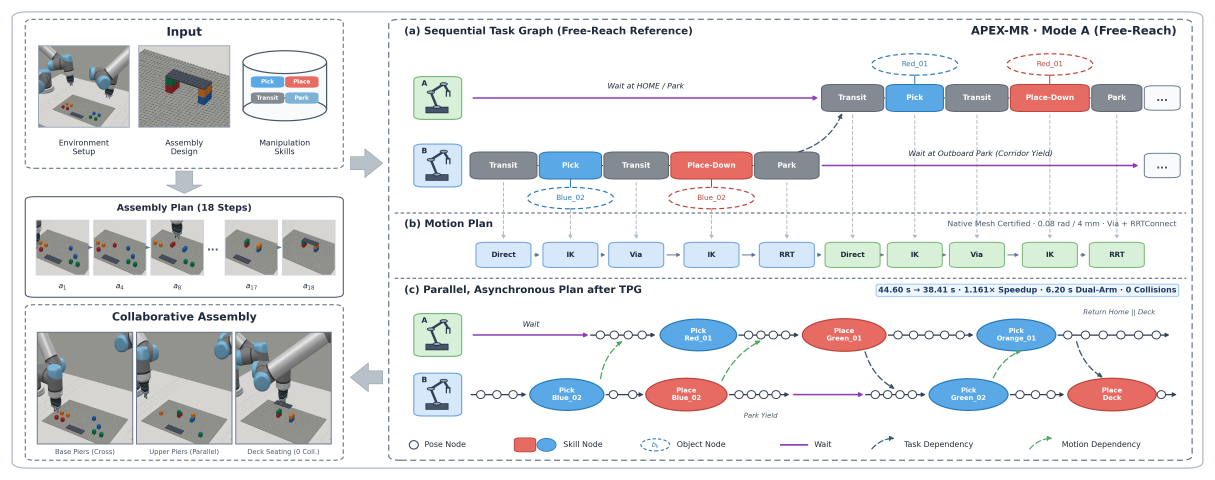
#> input picture frozen_v135_algorithm_and_ppt/ppt_and_media/paper_figures/fig_apex_mr_mode_a.png, 4860 x 1920 px, given in place of env_setup.png, which was not available (shown at 1/4 size)
$ python render_apex_mr_arch_figures.py
#> lines starting #> are read from the running program, lines starting #| are printed output that depends on the picture
"""Generate publication-grade APEX-MR architecture figures (replicating the original paper's Fig. 2 style)
for all three verified dual-arm LEGO bridge scenarios:
  1. Mode A (Free-Reach Parallel Assembly, 18 steps, 1.161x speedup)
  2. Mode B (Strict-Zone + 4x Mid-Air Handover, 22 steps, 1.250x speedup)
  3. Online Recovery (Mode A Prefix -> Fault Barrier -> db77489 Graph Repair -> 4x Handover Suffix)

All embedded photographs are extracted directly from the verified CoppeliaSim MP4 videos.
"""

from __future__ import annotations

import math
import pathlib
import subprocess

import matplotlib
matplotlib.use("Agg")
import matplotlib.pyplot as plt
from matplotlib.patches import FancyBboxPatch, FancyArrowPatch, Ellipse, Circle, Polygon, Rectangle
import numpy as np
from PIL import Image, ImageOps


ROOT = pathlib.Path(r"d:\APEX_MR_Plus\dualarm_skillnet\results\sim_v1_3\motion_v135\showcases\lego_bridge_9blocks")
OUT_DIR = ROOT / "paper_figures"
FRAME_DIR = OUT_DIR / "frames"
OUT_DIR.mkdir(parents=True, exist_ok=True)
FRAME_DIR.mkdir(parents=True, exist_ok=True)

plt.rcParams.update({
    "font.family": "sans-serif",
    "font.sans-serif": ["DejaVu Sans", "Arial", "Helvetica"],
    "mathtext.fontset": "dejavusans",
    "axes.unicode_minus": False,
})

# Harmonized academic palette matching APEX-MR Figure 2
C_BG_BORDER = "#B0BAC5"
C_PANEL_DASH = "#64748B"
C_ARROW_BIG = "#B8C0C8"

C_ARM_A_BG = "#D8F0D8"
C_ARM_A_EDGE = "#78B878"
C_ARM_B_BG = "#D6E8FA"
C_ARM_B_EDGE = "#6FA4DC"

C_TRANSIT = "#848A92"
C_TRANSIT_EDGE = "#636870"
C_PICK = "#5AA9E6"
C_PICK_EDGE = "#2B7AB8"
C_PLACE = "#E56B63"
C_PLACE_EDGE = "#BC433C"
C_HANDOVER = "#F3C64F"
C_HANDOVER_EDGE = "#C9991F"
C_WAIT = "#8E3CB8"
C_TASK_DEP = "#3B556E"
C_MOTION_DEP = "#4EA860"
C_FAULT = "#C0392B"
C_FAULT_BG = "#FDEDEC"
C_TEXT = "#1E293B"
C_MUTED = "#475569"


def grab_frame(video_path: pathlib.Path, time_s: float, out_path: pathlib.Path) -> pathlib.Path:
#> called with time_s = 0.2
    cmd = [
        "ffmpeg", "-y", "-ss", f"{time_s:.3f}", "-i", str(video_path),
        "-frames:v", "1", "-q:v", "2", str(out_path)
    ]
    subprocess.run(
        cmd, check=True, stdout=subprocess.DEVNULL, stderr=subprocess.DEVNULL,
        creationflags=getattr(subprocess, "CREATE_NO_WINDOW", 0),
    )
#> (this line was passed over: subprocess is not available in this run)
    return out_path


def crop_pil(img_path: pathlib.Path, box_frac: tuple[float, float, float, float], target_size: tuple[int, int]) -> np.ndarray:
#> called with box_frac = (0.04, 0.11, 0.96, 0.98), target_size = (360, 290)
    im = Image.open(img_path).convert("RGB")
    w, h = im.size
    x0, y0, x1, y1 = box_frac
    crop = im.crop((int(w * x0), int(h * y0), int(w * x1), int(h * y1)))
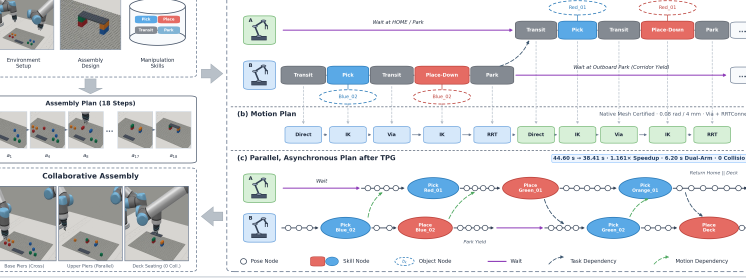
#> crop: PIL image 4471x1670 RGB (shown at 1/6 size); mean R, G, B 226.5, 227.2, 229.5
    crop = ImageOps.fit(crop, target_size, method=Image.Resampling.LANCZOS)
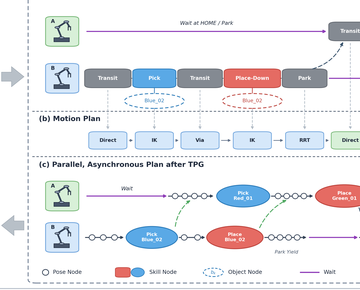
#> crop: PIL image 360x290 RGB; mean R, G, B 235.5, 236, 239.3
    return np.asarray(crop)


# [71 lines left out: functions draw_robot_badge, draw_skills_cylinder, draw_big_block_arrow, not called in this run]


def place_image_box(ax, img_arr: np.ndarray, x: float, y: float, w: float, h: float, border_color="#94A3B8", lw=0.9):
    ax.imshow(img_arr, extent=(x, x + w, y, y + h), aspect="auto", zorder=5, interpolation="lanczos")
    ax.add_patch(Rectangle((x, y), w, h, facecolor="none", edgecolor=border_color, lw=lw, zorder=6))


# [345 lines left out: functions draw_rect_skill, draw_oval_skill, draw_object_node, draw_pose_chain, draw_wait_line, draw_curved_dep and 1 more, not called in this run]


def prepare_all_frames():
    va = ROOT / "mode_a/videos/mode_a_free_reach.mp4"
    vb = ROOT / "mode_b/videos/mode_b_strict_zones_handover.mp4"
    vbc = ROOT / "mode_b/videos/mode_b_handovers_closeup.mp4"
    vr = ROOT / "recovery_demo/videos/recovery_mode_a_to_b.mp4"

    f_env = grab_frame(va, 0.2, FRAME_DIR / "env_setup.png")
    f_end = grab_frame(va, 58.8, FRAME_DIR / "bridge_design.png")

    BOX_ENV = (0.04, 0.11, 0.96, 0.98)
    BOX_DESIGN = (0.37, 0.62, 0.63, 0.87)
    BOX_PLATE = (0.28, 0.56, 0.72, 0.97)
    BOX_ACTION = (0.14, 0.13, 0.86, 0.96)
    BOX_CLOSEUP = (0.08, 0.11, 0.92, 0.96)

    img_env = crop_pil(f_env, BOX_ENV, (360, 290))
    img_design = crop_pil(f_end, BOX_DESIGN, (360, 290))
#> call 2 of crop_pil, with box_frac = (0.37, 0.62, 0.63, 0.87), target_size = (360, 290)
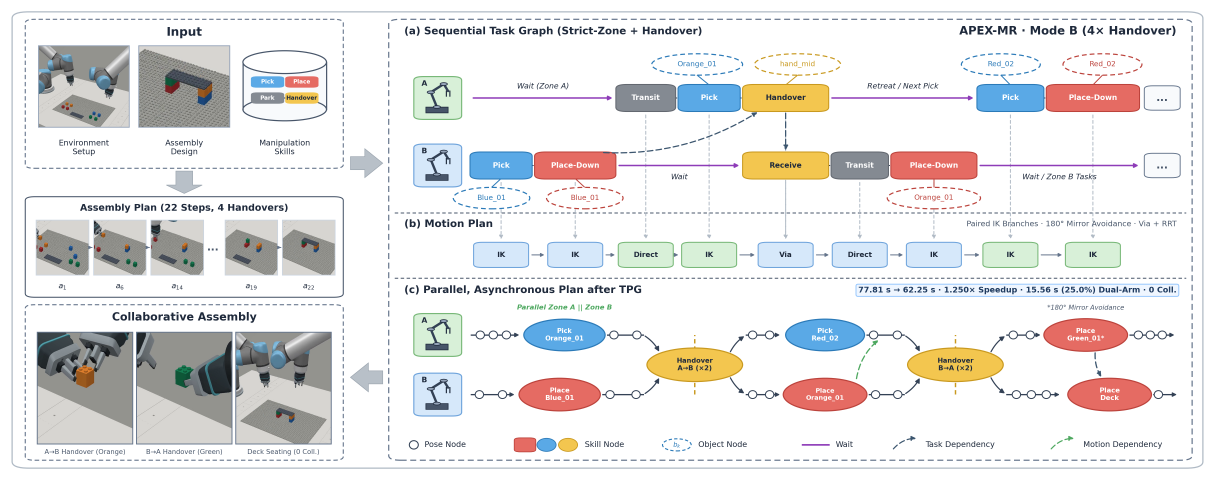
#> input picture frozen_v135_algorithm_and_ppt/ppt_and_media/paper_figures/fig_apex_mr_mode_b.png, 4860 x 1920 px, given in place of bridge_design.png, which was not available (shown at 1/4 size)
#> in crop_pil (call 2), `crop = im.crop((int(w * x0), int(h * y0), int(w * x1), int(h * y1)))`:
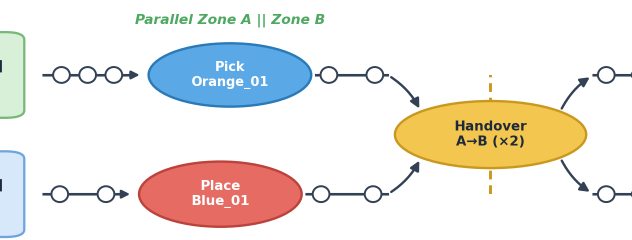
#> crop: PIL image 1263x480 RGB (shown at 1/2 size); mean R, G, B 236.7, 232.7, 227.4
#> in crop_pil (call 2), `crop = ImageOps.fit(crop, target_size, method=Image.Resampling.LANCZOS)`:
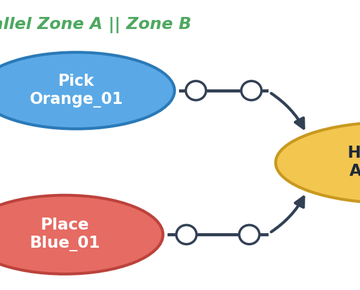
#> crop: PIL image 360x290 RGB; mean R, G, B 228.7, 223.3, 222.9

    # Mode A frames
    a_steps = [crop_pil(grab_frame(va, t, FRAME_DIR / f"a_step_{i}.png"), BOX_PLATE, (260, 220))
               for i, t in enumerate([4.5, 11.0, 20.5, 51.0, 58.8])]
#> (the rest of the program and of its run is left out)
